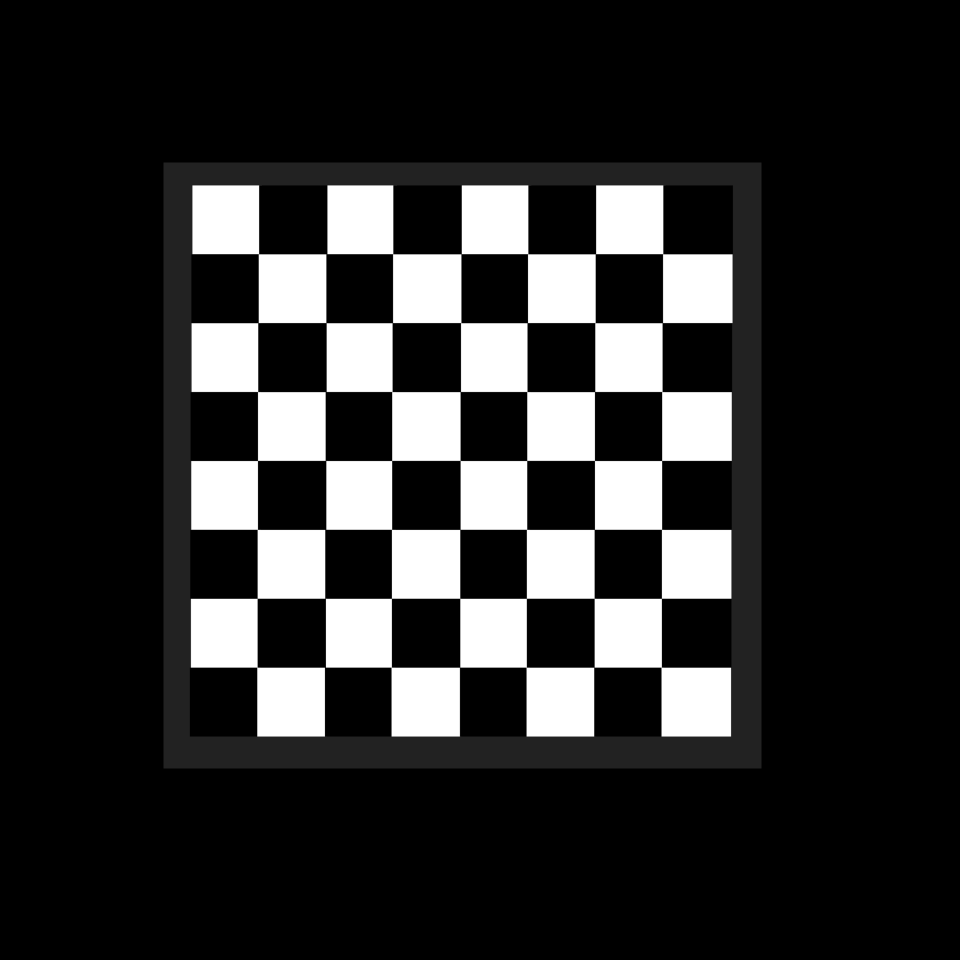
#> input picture images/chess.webp, 1920 x 1920 px (shown at 1/2 size)
$ jupyter execute 38_Harris_Corner_Detection.ipynb
#> lines starting #> are read from the running program, lines starting #| are printed output that depends on the picture
[cell 1]
import cv2
import numpy as np

img = cv2.imread('images/chess.webp')
#> img is the input picture: shape (1920, 1920, 3); min 0, max 255, mean 43.5
img = cv2.resize(img , (512,512))
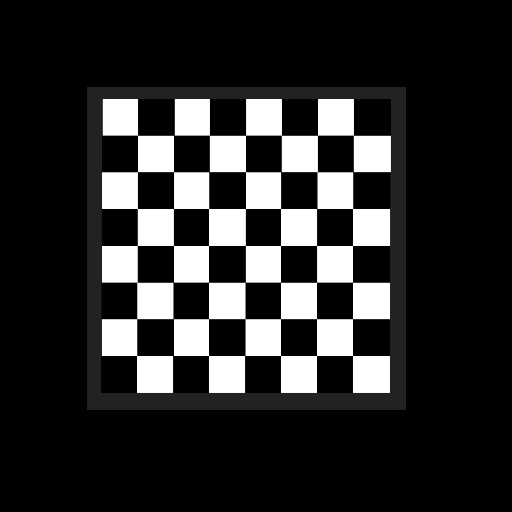
#> img: shape (512, 512, 3); min 0, max 255, mean 43.4
cv2.imshow('original image',img)
img = cv2.cvtColor(img , cv2.COLOR_BGR2GRAY)
#> img: shape (512, 512)
img = np.float32(img)
hor = cv2.cornerHarris(img , 2,3,0.00)
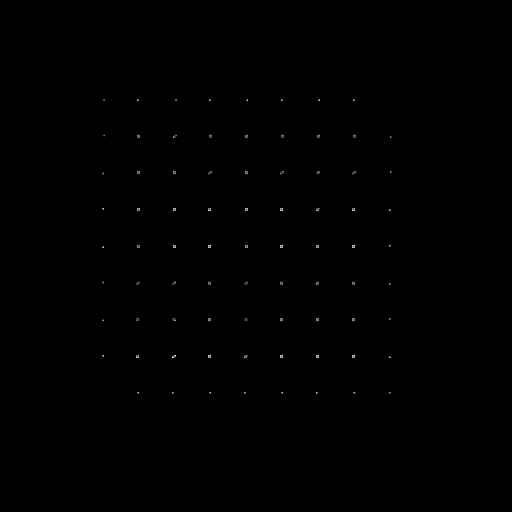
#> hor: shape (512, 512) float32; min 0, max 522619232, mean 540882.8; drawn with min black and max white
cv2.imshow('image',hor)
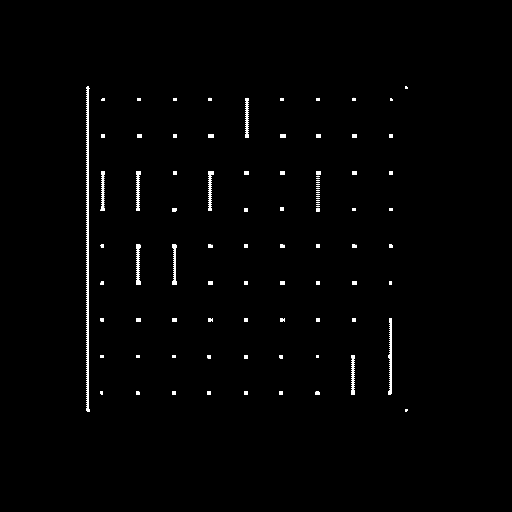
#> window 'image': shape (512, 512); min 0, max 255, mean 3
cv2.waitKey(0)
cv2.destroyAllWindows()
